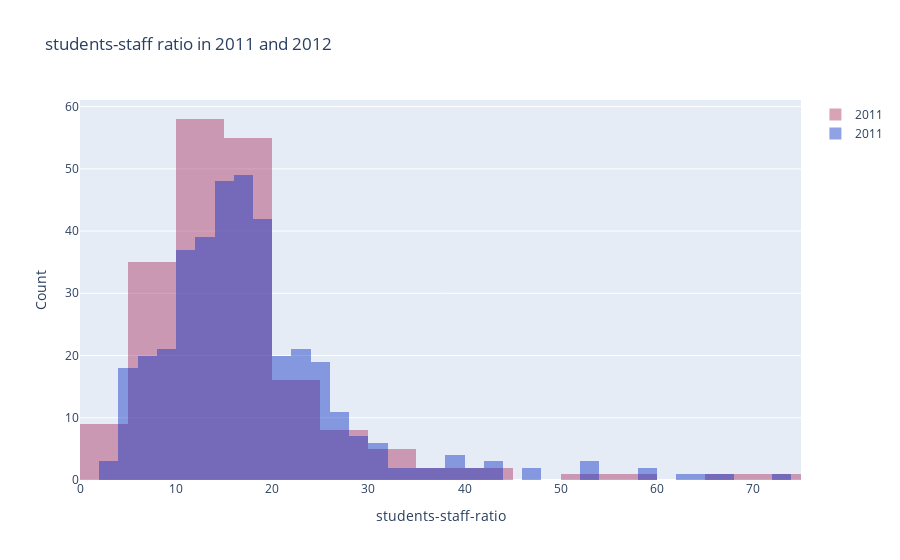

Write notebook code for a chart like this one.
### Code cell
df_2011=df.student_staff_ratio[df.year==2011]
df_2012=df.student_staff_ratio[df.year==2012]

trace=go.Histogram(
    x=df_2011,opacity=0.75, name='2011', marker=dict(color='rgba(171,50,96,0.6)')
)
trace2=go.Histogram(
    x=df_2012,opacity=0.75, name='2011', marker=dict(color='rgba(12,50,196,0.6)')
)

data=[trace,trace2]
layout=go.Layout(barmode='overlay',title='students-staff ratio in 2011 and 2012', xaxis=dict(title='students-staff-ratio'),yaxis=dict(title='Count'))
fig=go.Figure(data=data, layout=layout)
iplot(fig)

### Figure 1 — Plotly figure (JSON) as saved in the notebook; plotly's stock layout.template omitted (floating-point values rounded to 4 significant figures; data arrays with more than 128 entries replaced by an {"elided": "..."} marker saying what was removed)
{"data": [{"marker": {"color": "rgba(171,50,96,0.6)"}, "name": "2011", "opacity": 0.75, "type": "histogram", "x": {"elided": "200 float values"}}, {"marker": {"color": "rgba(12,50,196,0.6)"}, "name": "2011", "opacity": 0.75, "type": "histogram", "x": {"elided": "402 float values"}}], "layout": {"autosize": true, "barmode": "overlay", "title": {"text": "students-staff ratio in 2011 and 2012"}, "xaxis": {"autorange": true, "range": [0, 75], "title": {"text": "students-staff-ratio"}, "type": "linear"}, "yaxis": {"autorange": true, "range": [0, 61.05], "title": {"text": "Count"}}}}
